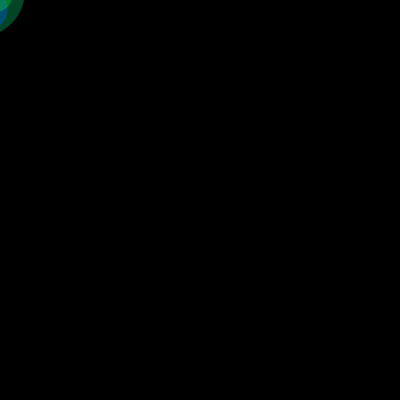
Frame 1 (no input)
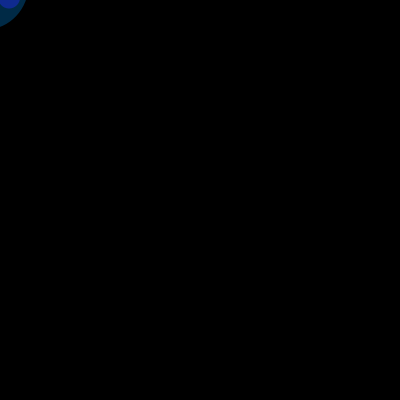
Frame 60 (the mouse pressed at the canvas centre just before this capture)
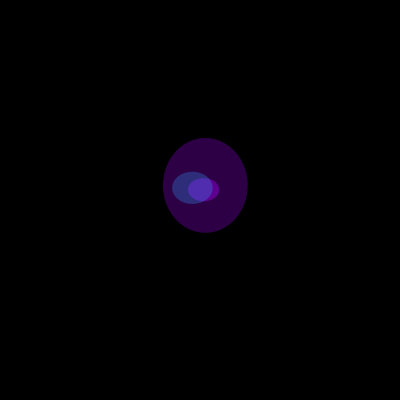
Frame 120 (the mouse held since frame 60 and released just before this capture)

The Processing sketch that drew these frames (run headless with seeded random() and noise(); from frame 60 on, the mouse is pressed at the canvas centre):

// Processing sketch: processing_165610
// ── processing_165610.pde

PImage ref;
 
void setup() {
  
  size(400,400);
  ref = new PImage (width/2,height/2);

  colorMode (HSB);
}
 
void draw() {
    noStroke();
    image (ref, 0,0, width, height);
    
    fill(random(0, 256),255,255,100);
    ellipse(mouseX+random(-10,10),mouseY+random(-20,10),20+random(20),20+random(20));
    
    fill(random(0, 256),255,255,70);
    ellipse(mouseX+random(-20,10),mouseY+random(-20,10),30+random(20),30+random(20));
    
    fill(random(70, 256),255,255,70);
    ellipse(mouseX+random(-20,10),mouseY+random(-20,10),80+random(20),80+random(20));
    
    if (mousePressed == true) {
    if (mouseButton == LEFT){
    ref= g. get(10,10,width-20,height-20);
    }
    else if (mouseButton == RIGHT){
    ref= g. get(10,10,width-100,height-100);
    }
    } 

}
